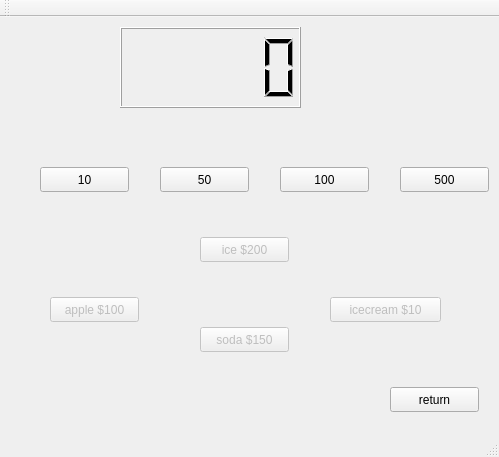
<?xml version="1.0" encoding="UTF-8"?>
<ui version="4.0">
 <class>Widget</class>
 <widget class="QMainWindow" name="Widget">
  <property name="geometry">
   <rect>
    <x>0</x>
    <y>0</y>
    <width>499</width>
    <height>457</height>
   </rect>
  </property>
  <property name="windowTitle">
   <string>Widget</string>
  </property>
  <widget class="QWidget" name="centralWidget">
   <widget class="QLCDNumber" name="lcdNumber">
    <property name="geometry">
     <rect>
      <x>120</x>
      <y>10</y>
      <width>181</width>
      <height>81</height>
     </rect>
    </property>
   </widget>
   <widget class="QPushButton" name="btn_10">
    <property name="geometry">
     <rect>
      <x>40</x>
      <y>150</y>
      <width>89</width>
      <height>25</height>
     </rect>
    </property>
    <property name="text">
     <string>10</string>
    </property>
   </widget>
   <widget class="QPushButton" name="apple_100">
    <property name="enabled">
     <bool>false</bool>
    </property>
    <property name="geometry">
     <rect>
      <x>50</x>
      <y>280</y>
      <width>89</width>
      <height>25</height>
     </rect>
    </property>
    <property name="text">
     <string>apple $100</string>
    </property>
   </widget>
   <widget class="QPushButton" name="btn_50">
    <property name="geometry">
     <rect>
      <x>160</x>
      <y>150</y>
      <width>89</width>
      <height>25</height>
     </rect>
    </property>
    <property name="text">
     <string>50</string>
    </property>
   </widget>
   <widget class="QPushButton" name="btn_100">
    <property name="geometry">
     <rect>
      <x>280</x>
      <y>150</y>
      <width>89</width>
      <height>25</height>
     </rect>
    </property>
    <property name="text">
     <string>100</string>
    </property>
   </widget>
   <widget class="QPushButton" name="btn_500">
    <property name="geometry">
     <rect>
      <x>400</x>
      <y>150</y>
      <width>89</width>
      <height>25</height>
     </rect>
    </property>
    <property name="text">
     <string>500</string>
    </property>
   </widget>
   <widget class="QPushButton" name="ice_200">
    <property name="enabled">
     <bool>false</bool>
    </property>
    <property name="geometry">
     <rect>
      <x>200</x>
      <y>220</y>
      <width>89</width>
      <height>25</height>
     </rect>
    </property>
    <property name="text">
     <string>ice $200</string>
    </property>
   </widget>
   <widget class="QPushButton" name="soda_150">
    <property name="enabled">
     <bool>false</bool>
    </property>
    <property name="geometry">
     <rect>
      <x>200</x>
      <y>310</y>
      <width>89</width>
      <height>25</height>
     </rect>
    </property>
    <property name="text">
     <string>soda $150</string>
    </property>
   </widget>
   <widget class="QPushButton" name="icecream_10">
    <property name="enabled">
     <bool>false</bool>
    </property>
    <property name="geometry">
     <rect>
      <x>330</x>
      <y>280</y>
      <width>111</width>
      <height>25</height>
     </rect>
    </property>
    <property name="text">
     <string>icecream $10</string>
    </property>
   </widget>
   <widget class="QPushButton" name="btn_return">
    <property name="geometry">
     <rect>
      <x>390</x>
      <y>370</y>
      <width>89</width>
      <height>25</height>
     </rect>
    </property>
    <property name="text">
     <string>return</string>
    </property>
   </widget>
  </widget>
  <widget class="QMenuBar" name="menuBar">
   <property name="geometry">
    <rect>
     <x>0</x>
     <y>0</y>
     <width>499</width>
     <height>22</height>
    </rect>
   </property>
  </widget>
  <widget class="QToolBar" name="mainToolBar">
   <attribute name="toolBarArea">
    <enum>TopToolBarArea</enum>
   </attribute>
   <attribute name="toolBarBreak">
    <bool>false</bool>
   </attribute>
  </widget>
  <widget class="QStatusBar" name="statusBar"/>
 </widget>
 <layoutdefault spacing="6" margin="11"/>
 <resources/>
 <connections/>
</ui>
